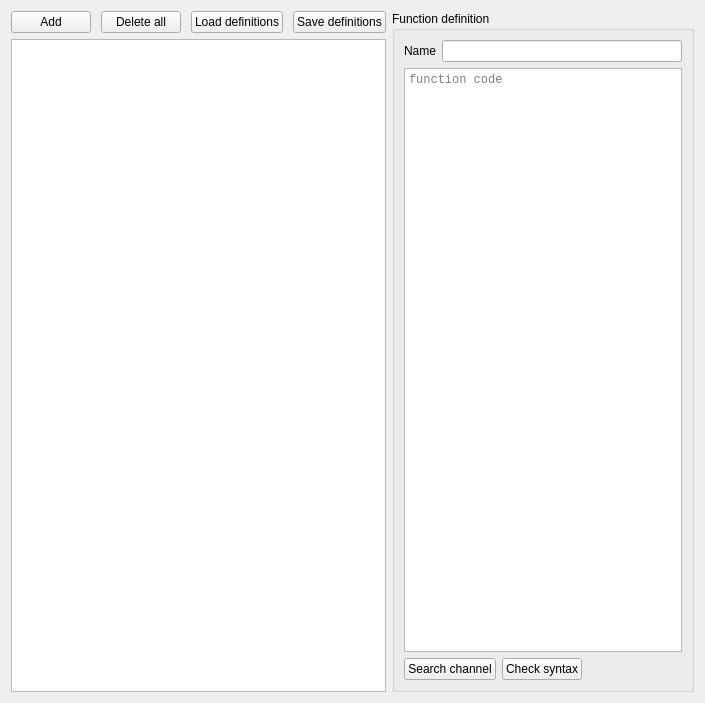
<?xml version="1.0" encoding="UTF-8"?>
<ui version="4.0">
 <class>FunctionsManager</class>
 <widget class="QWidget" name="FunctionsManager">
  <property name="geometry">
   <rect>
    <x>0</x>
    <y>0</y>
    <width>705</width>
    <height>703</height>
   </rect>
  </property>
  <property name="windowTitle">
   <string>Form</string>
  </property>
  <layout class="QGridLayout" name="gridLayout_2" columnstretch="1,2">
   <item row="0" column="0">
    <layout class="QHBoxLayout" name="horizontalLayout_2">
     <property name="spacing">
      <number>10</number>
     </property>
     <item>
      <widget class="QPushButton" name="add_btn">
       <property name="text">
        <string>Add</string>
       </property>
       <property name="icon">
        <iconset resource="resource.qrc">
         <normaloff>:/plus.png</normaloff>:/plus.png</iconset>
       </property>
       <property name="iconSize">
        <size>
         <width>24</width>
         <height>24</height>
        </size>
       </property>
      </widget>
     </item>
     <item>
      <widget class="QPushButton" name="erase_btn">
       <property name="toolTip">
        <string/>
       </property>
       <property name="text">
        <string>Delete all</string>
       </property>
       <property name="icon">
        <iconset resource="resource.qrc">
         <normaloff>:/erase.png</normaloff>:/erase.png</iconset>
       </property>
       <property name="iconSize">
        <size>
         <width>24</width>
         <height>24</height>
        </size>
       </property>
      </widget>
     </item>
     <item>
      <widget class="QPushButton" name="import_btn">
       <property name="text">
        <string>Load definitions</string>
       </property>
       <property name="icon">
        <iconset resource="resource.qrc">
         <normaloff>:/open.png</normaloff>:/open.png</iconset>
       </property>
       <property name="iconSize">
        <size>
         <width>24</width>
         <height>24</height>
        </size>
       </property>
      </widget>
     </item>
     <item>
      <widget class="QPushButton" name="export_btn">
       <property name="text">
        <string>Save definitions</string>
       </property>
       <property name="icon">
        <iconset resource="resource.qrc">
         <normaloff>:/save.png</normaloff>:/save.png</iconset>
       </property>
       <property name="iconSize">
        <size>
         <width>24</width>
         <height>24</height>
        </size>
       </property>
      </widget>
     </item>
     <item>
      <spacer name="horizontalSpacer_5">
       <property name="orientation">
        <enum>Qt::Horizontal</enum>
       </property>
       <property name="sizeHint" stdset="0">
        <size>
         <width>40</width>
         <height>20</height>
        </size>
       </property>
      </spacer>
     </item>
    </layout>
   </item>
   <item row="0" column="1" rowspan="2">
    <widget class="QGroupBox" name="function_group">
     <property name="title">
      <string>Function definition</string>
     </property>
     <layout class="QGridLayout" name="gridLayout" rowstretch="1,0,0,0">
      <item row="1" column="0" colspan="2">
       <widget class="QPlainTextEdit" name="function_definition">
        <property name="font">
         <font>
          <family>Consolas</family>
         </font>
        </property>
        <property name="horizontalScrollBarPolicy">
         <enum>Qt::ScrollBarAsNeeded</enum>
        </property>
        <property name="lineWrapMode">
         <enum>QPlainTextEdit::NoWrap</enum>
        </property>
        <property name="placeholderText">
         <string>function code</string>
        </property>
       </widget>
      </item>
      <item row="2" column="0" colspan="2">
       <layout class="QHBoxLayout" name="horizontalLayout_3">
        <item>
         <widget class="QPushButton" name="search_btn">
          <property name="text">
           <string>Search channel</string>
          </property>
          <property name="icon">
           <iconset resource="resource.qrc">
            <normaloff>:/search.png</normaloff>:/search.png</iconset>
          </property>
         </widget>
        </item>
        <item>
         <widget class="QPushButton" name="check_syntax_btn">
          <property name="text">
           <string>Check syntax</string>
          </property>
          <property name="icon">
           <iconset resource="resource.qrc">
            <normaloff>:/checkmark.png</normaloff>:/checkmark.png</iconset>
          </property>
         </widget>
        </item>
        <item>
         <spacer name="horizontalSpacer_2">
          <property name="orientation">
           <enum>Qt::Horizontal</enum>
          </property>
          <property name="sizeHint" stdset="0">
           <size>
            <width>40</width>
            <height>20</height>
           </size>
          </property>
         </spacer>
        </item>
       </layout>
      </item>
      <item row="0" column="0">
       <widget class="QLabel" name="label">
        <property name="text">
         <string>Name</string>
        </property>
       </widget>
      </item>
      <item row="0" column="1">
       <widget class="QLineEdit" name="function_name"/>
      </item>
     </layout>
    </widget>
   </item>
   <item row="1" column="0">
    <widget class="MinimalListWidget" name="functions_list">
     <property name="minimumSize">
      <size>
       <width>300</width>
       <height>0</height>
      </size>
     </property>
    </widget>
   </item>
  </layout>
 </widget>
 <customwidgets>
  <customwidget>
   <class>MinimalListWidget</class>
   <extends>QListWidget</extends>
   <header>asammdf.gui.widgets.list.h</header>
  </customwidget>
 </customwidgets>
 <resources>
  <include location="resource.qrc"/>
 </resources>
 <connections/>
</ui>
